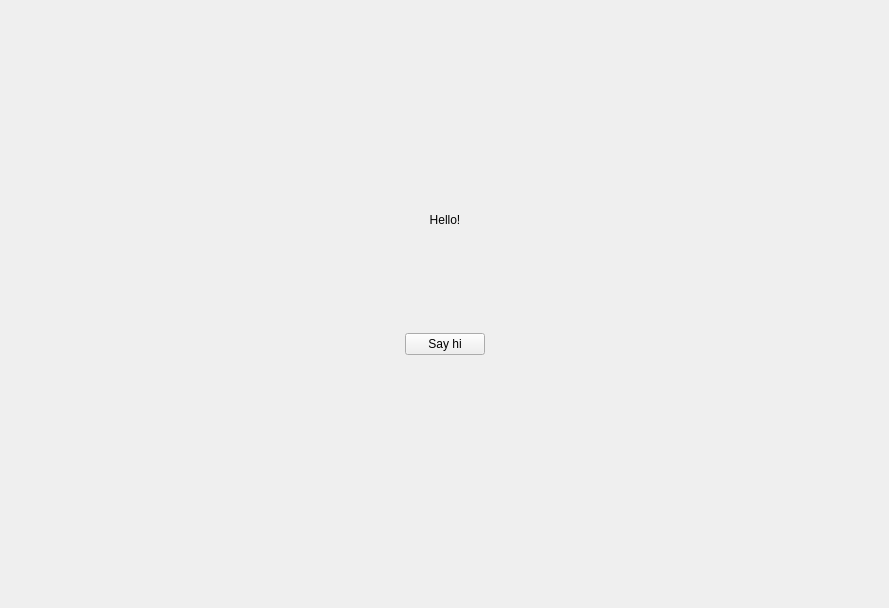
<?xml version="1.0" encoding="UTF-8"?>
<ui version="4.0">
 <class>MainWindow</class>
 <widget class="QMainWindow" name="MainWindow">
  <property name="geometry">
   <rect>
    <x>0</x>
    <y>0</y>
    <width>889</width>
    <height>608</height>
   </rect>
  </property>
  <property name="windowTitle">
   <string>Hello!</string>
  </property>
  <widget class="QWidget" name="centralwidget">
   <layout class="QGridLayout" name="gridLayout_2">
    <item row="3" column="1">
     <spacer name="verticalSpacer_2">
      <property name="orientation">
       <enum>Qt::Vertical</enum>
      </property>
      <property name="sizeHint" stdset="0">
       <size>
        <width>20</width>
        <height>40</height>
       </size>
      </property>
     </spacer>
    </item>
    <item row="0" column="1">
     <spacer name="verticalSpacer">
      <property name="orientation">
       <enum>Qt::Vertical</enum>
      </property>
      <property name="sizeHint" stdset="0">
       <size>
        <width>20</width>
        <height>40</height>
       </size>
      </property>
     </spacer>
    </item>
    <item row="1" column="1">
     <layout class="QGridLayout" name="gridLayout">
      <item row="0" column="0">
       <layout class="QGridLayout" name="gridLayout_3">
        <item row="1" column="0">
         <spacer name="verticalSpacer_3">
          <property name="orientation">
           <enum>Qt::Vertical</enum>
          </property>
          <property name="sizeType">
           <enum>QSizePolicy::Fixed</enum>
          </property>
          <property name="sizeHint" stdset="0">
           <size>
            <width>20</width>
            <height>100</height>
           </size>
          </property>
         </spacer>
        </item>
        <item row="2" column="0">
         <widget class="QPushButton" name="pushButton">
          <property name="text">
           <string>Say hi</string>
          </property>
         </widget>
        </item>
        <item row="0" column="0">
         <widget class="QLabel" name="label">
          <property name="text">
           <string>Hello!</string>
          </property>
          <property name="alignment">
           <set>Qt::AlignCenter</set>
          </property>
         </widget>
        </item>
       </layout>
      </item>
     </layout>
    </item>
    <item row="1" column="0">
     <spacer name="horizontalSpacer">
      <property name="orientation">
       <enum>Qt::Horizontal</enum>
      </property>
      <property name="sizeHint" stdset="0">
       <size>
        <width>40</width>
        <height>20</height>
       </size>
      </property>
     </spacer>
    </item>
    <item row="1" column="2">
     <spacer name="horizontalSpacer_2">
      <property name="orientation">
       <enum>Qt::Horizontal</enum>
      </property>
      <property name="sizeHint" stdset="0">
       <size>
        <width>40</width>
        <height>20</height>
       </size>
      </property>
     </spacer>
    </item>
    <item row="2" column="1">
     <spacer name="verticalSpacer_4">
      <property name="orientation">
       <enum>Qt::Vertical</enum>
      </property>
      <property name="sizeType">
       <enum>QSizePolicy::Fixed</enum>
      </property>
      <property name="sizeHint" stdset="0">
       <size>
        <width>20</width>
        <height>40</height>
       </size>
      </property>
     </spacer>
    </item>
   </layout>
  </widget>
  <widget class="QMenuBar" name="menubar">
   <property name="geometry">
    <rect>
     <x>0</x>
     <y>0</y>
     <width>889</width>
     <height>20</height>
    </rect>
   </property>
  </widget>
 </widget>
 <resources/>
 <connections/>
</ui>
